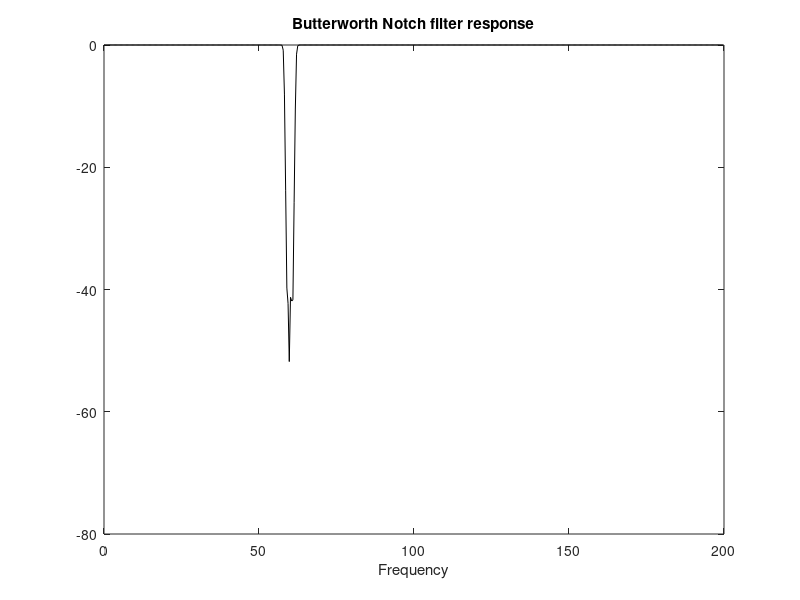
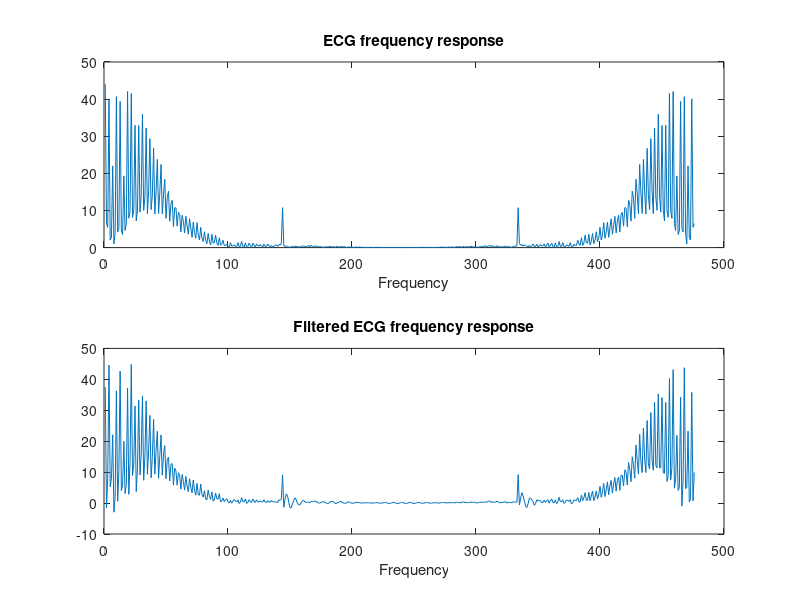

Recreate these plots in MATLAB, in order.
load ecg.dat;


fs = 400;
n = 8;
wp = 58*2/fs;
wn = 62*2/fs;

[b,a] = butter(n, [wp, wn],'stop'); % notch filter for 60Hz noise
[H, f1] = freqz(b,a,512, fs);
H = 20*log10(abs(H));
figure(1);
plot(f1,H, "k");
ylim([-80 0]);
xlabel("Frequency")
title("Butterworth Notch filter response");

ecg_freq = abs(fft(ecg));
ecg_filtered = filter(b,a,(ecg_freq));

figure(2);
subplot(211);
plot(1:length(ecg_filtered), ecg_freq);
xlabel("Frequency")
title("ECG frequency response");
subplot(212);
plot(1:length(ecg_filtered), ecg_filtered);
xlabel("Frequency")
title("Filtered ECG frequency response");